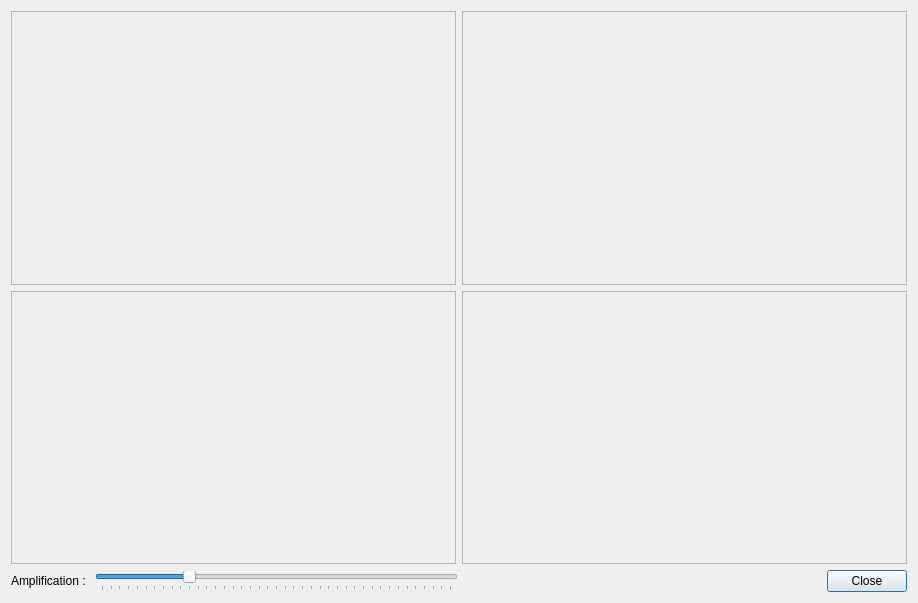
<?xml version="1.0" encoding="UTF-8"?>
<ui version="4.0">
 <class>FlowExaminer</class>
 <widget class="QDialog" name="FlowExaminer">
  <property name="geometry">
   <rect>
    <x>0</x>
    <y>0</y>
    <width>918</width>
    <height>603</height>
   </rect>
  </property>
  <property name="windowTitle">
   <string notr="true">Dialog</string>
  </property>
  <layout class="QVBoxLayout" name="verticalLayout">
   <item>
    <layout class="QHBoxLayout" name="horizontalLayout">
     <item>
      <widget class="ImageDisplay" name="leftFrame">
       <property name="sizePolicy">
        <sizepolicy hsizetype="Preferred" vsizetype="Expanding">
         <horstretch>0</horstretch>
         <verstretch>0</verstretch>
        </sizepolicy>
       </property>
       <property name="frameShape">
        <enum>QFrame::StyledPanel</enum>
       </property>
       <property name="frameShadow">
        <enum>QFrame::Raised</enum>
       </property>
      </widget>
     </item>
     <item>
      <widget class="ImageDisplay" name="rightFrame">
       <property name="frameShape">
        <enum>QFrame::StyledPanel</enum>
       </property>
       <property name="frameShadow">
        <enum>QFrame::Raised</enum>
       </property>
      </widget>
     </item>
    </layout>
   </item>
   <item>
    <layout class="QHBoxLayout" name="horizontalLayout_2">
     <item>
      <widget class="ImageDisplay" name="leftFlow">
       <property name="sizePolicy">
        <sizepolicy hsizetype="Preferred" vsizetype="Expanding">
         <horstretch>0</horstretch>
         <verstretch>0</verstretch>
        </sizepolicy>
       </property>
       <property name="frameShape">
        <enum>QFrame::StyledPanel</enum>
       </property>
       <property name="frameShadow">
        <enum>QFrame::Raised</enum>
       </property>
      </widget>
     </item>
     <item>
      <widget class="ImageDisplay" name="rightFlow">
       <property name="frameShape">
        <enum>QFrame::StyledPanel</enum>
       </property>
       <property name="frameShadow">
        <enum>QFrame::Raised</enum>
       </property>
      </widget>
     </item>
    </layout>
   </item>
   <item>
    <layout class="QHBoxLayout" name="horizontalLayout_3">
     <item>
      <widget class="QLabel" name="label">
       <property name="text">
        <string>Amplification : </string>
       </property>
      </widget>
     </item>
     <item>
      <widget class="QSlider" name="amplification">
       <property name="maximum">
        <number>40</number>
       </property>
       <property name="value">
        <number>10</number>
       </property>
       <property name="orientation">
        <enum>Qt::Horizontal</enum>
       </property>
       <property name="tickPosition">
        <enum>QSlider::TicksBelow</enum>
       </property>
       <property name="tickInterval">
        <number>1</number>
       </property>
      </widget>
     </item>
     <item>
      <spacer name="horizontalSpacer">
       <property name="orientation">
        <enum>Qt::Horizontal</enum>
       </property>
       <property name="sizeHint" stdset="0">
        <size>
         <width>40</width>
         <height>0</height>
        </size>
       </property>
      </spacer>
     </item>
     <item>
      <widget class="QPushButton" name="bClose">
       <property name="text">
        <string>Close</string>
       </property>
      </widget>
     </item>
    </layout>
   </item>
  </layout>
 </widget>
 <customwidgets>
  <customwidget>
   <class>ImageDisplay</class>
   <extends>QFrame</extends>
   <header>libgui/imageDisplay.h</header>
   <container>1</container>
  </customwidget>
 </customwidgets>
 <resources/>
 <connections/>
</ui>
